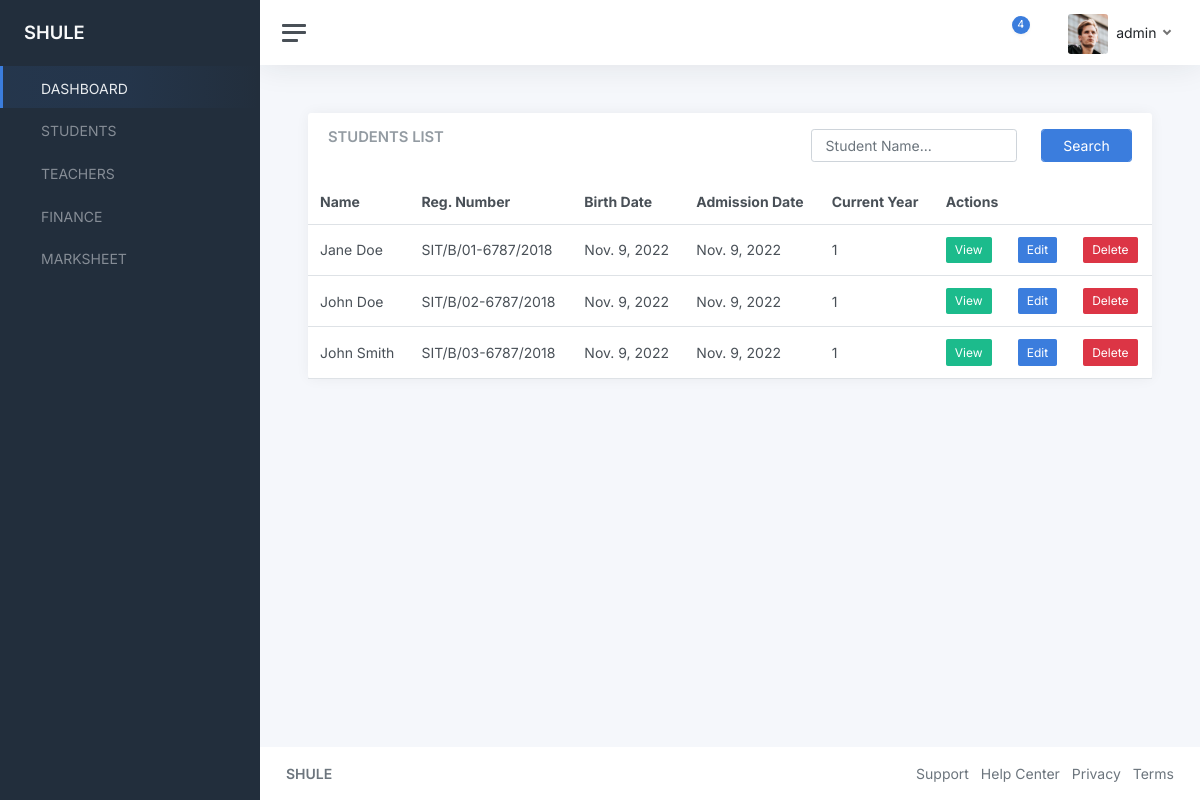
The app's page /students/ (signed in) with its own data.
### students/models.py (models this page shows, shortened)
class Student(models.Model):
    user = models.OneToOneField(User, on_delete=models.CASCADE)
    name = models.CharField(max_length=255)
    reg_number = models.CharField(max_length=255)
    birth_date = models.DateField()
    admission_date = models.DateField()
    current_year = models.CharField(max_length=255)
    class_teacher = models.ForeignKey(to="teachers.Teacher", on_delete=models.SET_NULL, null=True)

### students/views.py (the view)
# urls.py: path("students/", include("students.urls")),
def students(request):
    students = Student.objects.all()
    context = {
        "students": students
    }
    return render(request, "students/students.html", context)

### templates/students/students.html (shortened to what this page needs)
{% extends "base.html" %}
{% block content %}
<main class="content">
    <div class="container-fluid p-0">
        <div class="row">
            <div class="col-12 col-lg-12 col-xxl-12 d-flex">
                <div class="card flex-fill">
                    <div class="card-header">
                        <div class="row">
                            <div class="col-7">
                                <h5 class="card-title mb-0">STUDENTS LIST</h5>
                            </div>
                            <div class="col-5">
                                <form method="POST">
                                    <div class="row">
                                        <div class="col-8">
                                            <input type="text" class="form-control" name="search" id="search"
                                                placeholder="Student Name..." />
                                        </div>
                                        <div class="col-4">
                                            <div class="form-group">
                                                <input type="submit" class="form-control btn btn-primary"
                                                    value="Search">
                                            </div>
                                        </div>
                                    </div>
                                </form>
                            </div>
                        </div>
                    </div>
                    <table class="table table-hover my-0">
                        <thead>
                            <tr>
                                <th>Name</th>
                                <th>Reg. Number</th>
                                <th>Birth Date</th>
                                <th>Admission Date</th>
                                <th>Current Year</th>
                                <th colspan="3">Actions</th>
                            </tr>
                        </thead>
                        <tbody>
                            {% for student in students %}
                            <tr>
                                <td>{{student.name}}</td>
                                <td>{{student.reg_number}}</td>
                                <td>{{student.birth_date}}</td>
                                <td>{{student.admission_date}}</td>
                                <td>{{student.current_year}}</td>
                                <td>
                                    <a href="#"
                                        class="btn btn-sm btn-success">View</a>
                                </td>
                                <td>
                                    <a href="#" class="btn btn-sm btn-primary">Edit</a>
                                </td>
                                <td>
                                    <a href="#" class="btn btn-sm btn-danger">Delete</a>
                                </td>
                            </tr>
                            {% endfor %}
                        </tbody>
                    </table>
                </div>
            </div>
        </div>
    </div>
</main>
{% endblock content %}

### templates/base.html (shortened to what this page needs)
{% load static %}
<!DOCTYPE html>
<html lang="en">
<head>
	<link href="{% static 'admin/css/app.css' %}" rel="stylesheet">
</head>
<body>
	<div class="wrapper">
		<nav id="sidebar" class="sidebar js-sidebar">
			<div class="sidebar-content js-simplebar">
				<a class="sidebar-brand" href="#">
          <span class="align-middle">SHULE</span>
        </a>
				<ul class="sidebar-nav">
					<li class="sidebar-item active">
						<a class="sidebar-link" href="{% url 'home' %}">
               <span class="align-middle">DASHBOARD</span>
            </a>
					</li>
					<li class="sidebar-item">
						<a class="sidebar-link" href="{% url 'students' %}">
               <span class="align-middle">STUDENTS</span>
            </a>
					</li>
					<li class="sidebar-item">
						<a class="sidebar-link" href="{% url 'teachers' %}">
               <span class="align-middle">TEACHERS</span>
            </a>
					</li>
					<li class="sidebar-item">
						<a class="sidebar-link" href="#">
               <span class="align-middle">FINANCE</span>
            </a>
					</li>
			<li class="sidebar-item">
				<a class="sidebar-link" href="{% url 'marksheet' %}">
					 <span class="align-middle">MARKSHEET</span>
				</a>
			</li>
			</ul>
			</div>
		</nav>
		<div class="main">
			<nav class="navbar navbar-expand navbar-light navbar-bg">
				<a class="sidebar-toggle js-sidebar-toggle">
          <i class="hamburger align-self-center"></i>
        </a>
				<div class="navbar-collapse collapse">
					<ul class="navbar-nav navbar-align">
						<li class="nav-item dropdown">
							<a class="nav-icon dropdown-toggle" href="#" id="alertsDropdown" data-bs-toggle="dropdown">
								<div class="position-relative">
									<span class="indicator">4</span>
								</div>
							</a>
						</li>
						<li class="nav-item dropdown">
							<a class="nav-icon dropdown-toggle" href="#" id="messagesDropdown" data-bs-toggle="dropdown">
							</a>
						</li>
						<li class="nav-item dropdown">
							<a class="nav-link dropdown-toggle d-none d-sm-inline-block" href="#" data-bs-toggle="dropdown">
                <img src="{% static 'admin/img/avatars/avatar.jpg' %}" class="avatar img-fluid rounded me-1" alt="Charles Hall" /> <span class="text-dark">{{request.user.username}}</span>
              </a>
						</li>
					</ul>
				</div>
			</nav>
{% block content %}
{% endblock content %}
			<footer class="footer">
				<div class="container-fluid">
					<div class="row text-muted">
						<div class="col-6 text-start">
							<p class="mb-0">
								<a class="text-muted" href="#" target="_blank"><strong>SHULE</strong></a>
							</p>
						</div>
						<div class="col-6 text-end">
							<ul class="list-inline">
								<li class="list-inline-item">
									<a class="text-muted" href="" target="_blank">Support</a>
								</li>
								<li class="list-inline-item">
									<a class="text-muted" href="" target="_blank">Help Center</a>
								</li>
								<li class="list-inline-item">
									<a class="text-muted" href="" target="_blank">Privacy</a>
								</li>
								<li class="list-inline-item">
									<a class="text-muted" href="" target="_blank">Terms</a>
								</li>
							</ul>
						</div>
					</div>
				</div>
			</footer>
		</div>
	</div>
</body>
</html>

### records on screen
Student: name "Jane Doe", reg_number "SIT/B/01-6787/2018", birth_date "Nov. 9, 2022", admission_date "Nov. 9, 2022", current_year "1"
Student: name "John Doe", reg_number "SIT/B/02-6787/2018", birth_date "Nov. 9, 2022", admission_date "Nov. 9, 2022", current_year "1"
Student: name "John Smith", reg_number "SIT/B/03-6787/2018", birth_date "Nov. 9, 2022", admission_date "Nov. 9, 2022", current_year "1"

### other values on screen
{{ request.user.username }} "admin"
